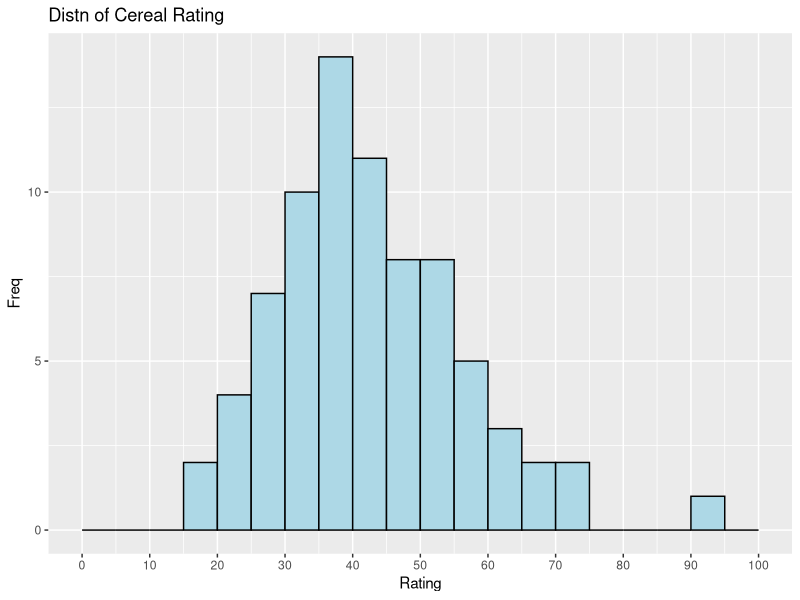
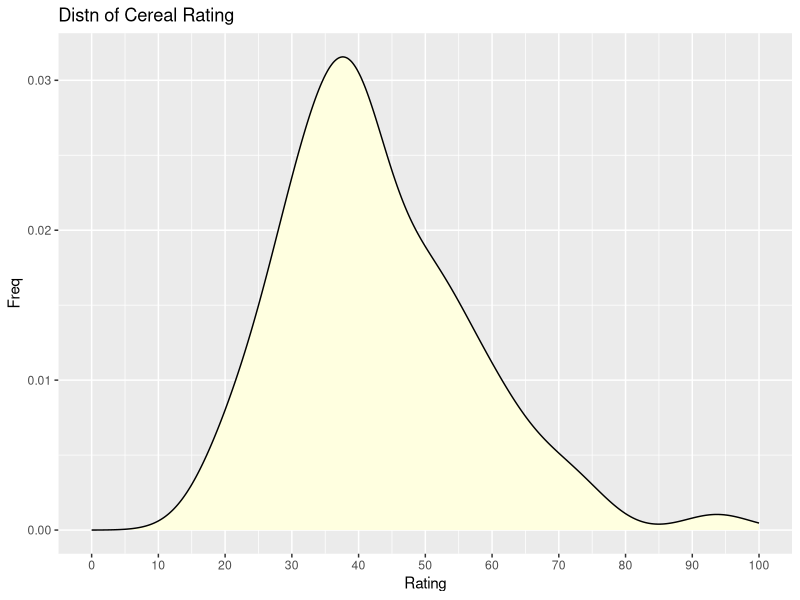
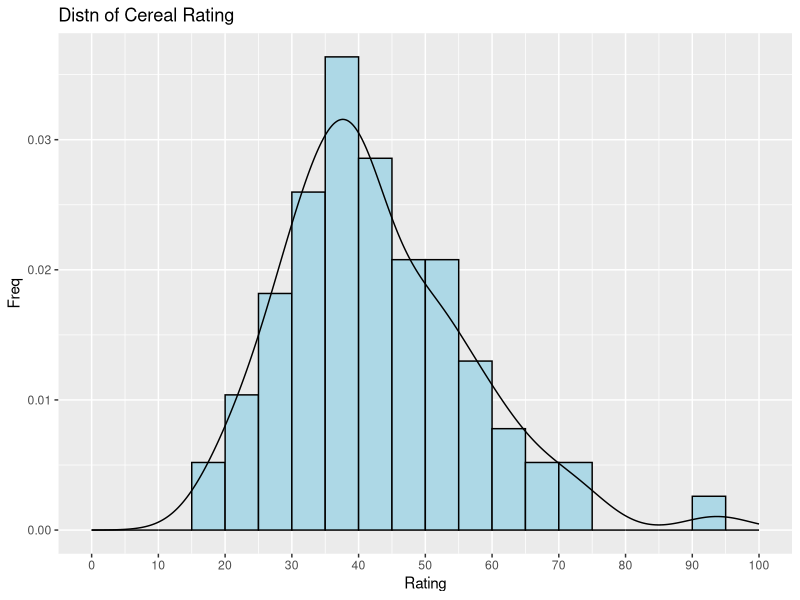
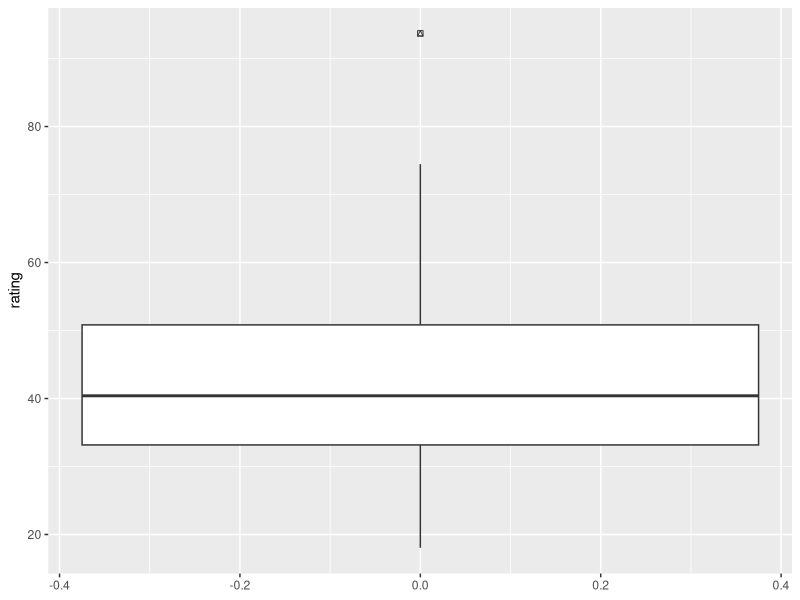
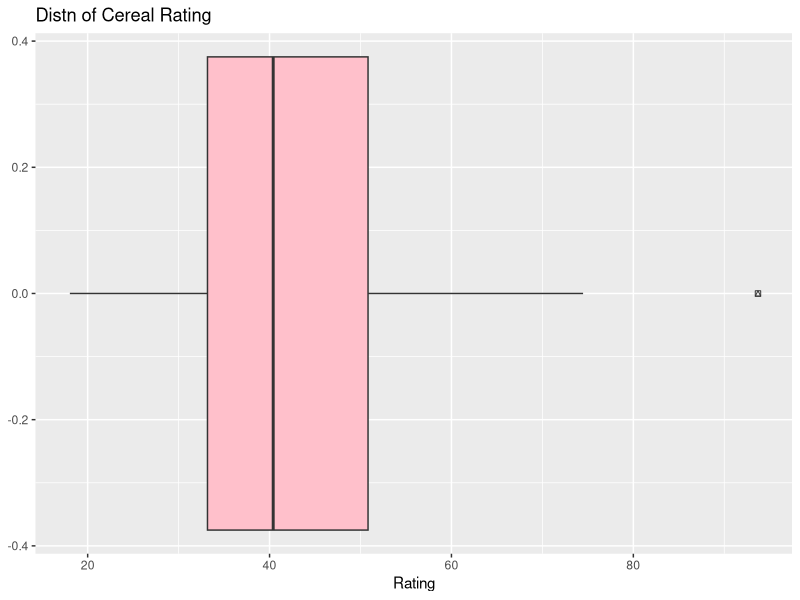
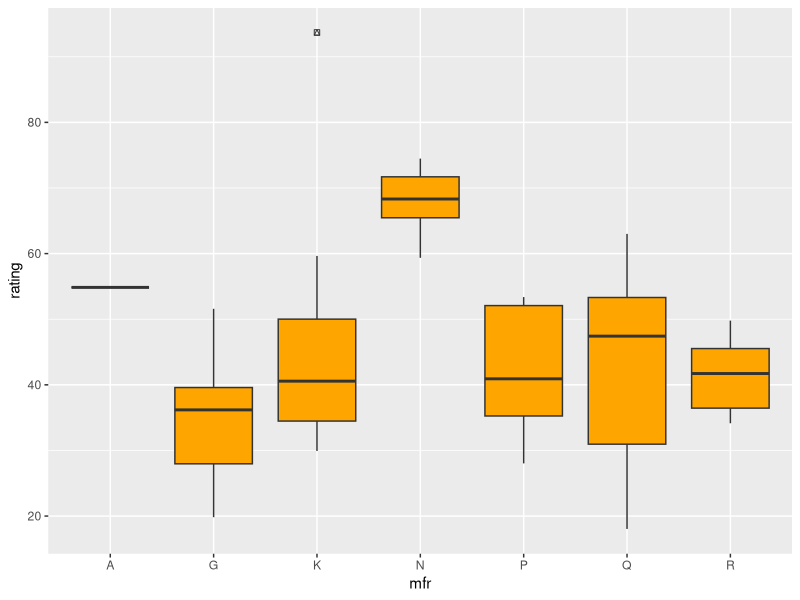
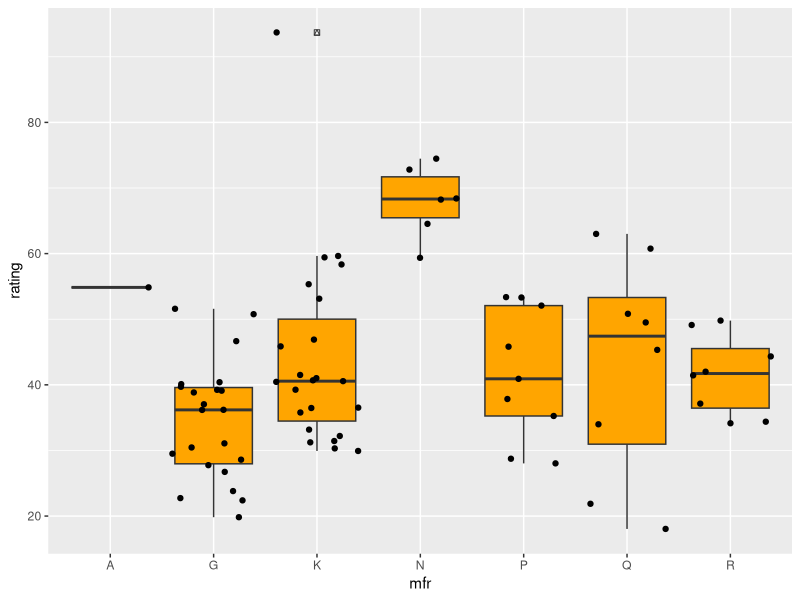
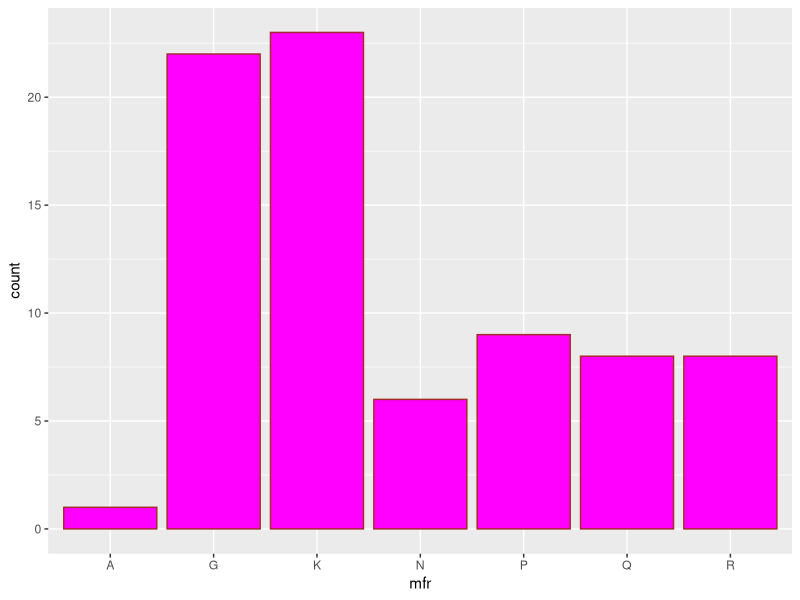

These figures' R source, in order: (Note: this script raises an error after producing the figures.)
############################
# Name: Aiden Metz         #
# STAT 331: Handout 11     #
############################

setwd("C:/Users/student/Desktop/Stat331")
cereal <- read.csv("cereal.csv")
library(ggplot2)
g <- ggplot(data=cereal)
g+geom_histogram(aes(rating), fill="lightblue", color="black", 
                 breaks=seq(0, 100, by=5))+
  scale_x_continuous(limits=c(0,100),breaks=seq(0, 100, by=10))+
  labs(title="Distn of Cereal Rating", x="Rating", y="Freq")
g+geom_density(aes(rating), fill="lightyellow", color="black", 
                 breaks=seq(0, 100, by=5))+
  scale_x_continuous(limits=c(0,100),breaks=seq(0, 100, by=10))+
  labs(title="Distn of Cereal Rating", x="Rating", y="Freq")


ggplot(cereal, aes(rating))+geom_histogram(aes(y=..density..),
                                           fill="lightblue", color="black", 
                breaks=seq(0, 100, by=5))+
  scale_x_continuous(limits=c(0,100),breaks=seq(0, 100, by=10))+
  labs(title="Distn of Cereal Rating", x="Rating", y="Freq")+
  geom_density()

g+geom_boxplot(aes(y=rating), outlier.shape=14)
g+geom_boxplot(aes(x=rating), outlier.shape=14, fill="pink")+
labs(title="Distn of Cereal Rating", x="Rating")
g+geom_boxplot(aes(y=rating, x=mfr), outlier.shape=14, fill="Orange")

g+geom_boxplot(aes(y=rating, x=mfr), outlier.shape=14, fill="Orange")+
  geom_jitter(aes(x=mfr,y=rating))

g+geom_bar(aes(x=mfr), fill="magenta", color="brown")
mfrTable<-table(cereal$mfr)/length(cereal$mfr)
plotData=data.frame(mfrTable)
names(plotData)<-c("mfr", "props")
ggplot(data=plotData, aes(x=mfr, y=props))+
  geom_bar(stat="identity", fill="darkred", color="green")+
  labs(title="Distn of Cereal Mfr(n=77)", x="Manu", y="prop")
cereal$hiSugar <- cereal$sugars>median(cereal$sugars)
install.packages("dplyr")
library(plyr)
library(dplyr)
c2 <- cereal %>% filter(mfr!="A")
c2
g <- ggplot(data=c2)
g+geom_bar(aes(x=mfr, fill=hiSugar), position = "fill")
"x10":"x20"
cm <- tibble(read.csv("ChildMortality.csv", skip=2))
cm1 <- cm %>% filter(country %in% c("United States", "Afghanistan", "Mexico"))
cml <- reshape(data.frame(cm1), direction="long", varying=2:302,
               timevar="year", times=c(1800:2100), idvar="country",
               v.names="mortality")
rownames(cml)<-1:903
us <- cml[cml$country=="United States"&cml$year<=2020&cml$year>=1900,]
g <- ggplot(data=us, aes(x=year, y=mortality))+ geom_point(color="orange")
g+geom_line(color="magenta")

s19 <- cml[cml$year>=1900&cml$year<=2020,]
g <- ggplot(data=s19, aes(x=year, y=mortality, color=country))+ geom_point()
g+geom_line(aes(group=country))+facet_wrap(~country)
g+geom_line(aes(group=country))+facet_grid(rows=vars(country))
